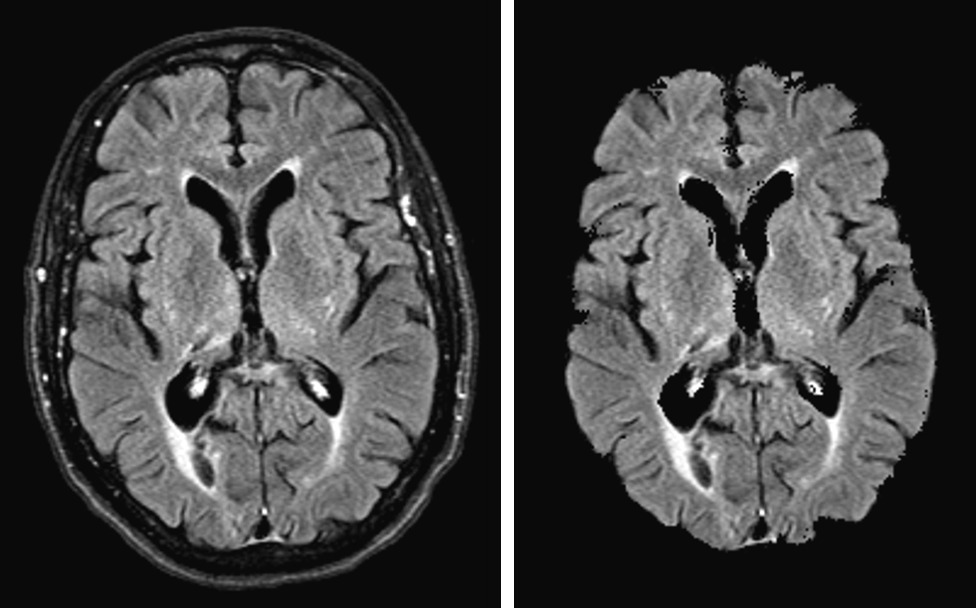
#> input picture images/292f9962-1146-42ec-815a-65173fb994de.jpg, 976 x 608 px
$ python -i imageProcessing.py   (imports and definitions only)
#> lines starting #> are read from the running program, lines starting #| are printed output that depends on the picture; after the words box and inside, x2 and y2 are one past the last pixel; in counts of white or black regions, pixels touching at a corner belong together
#> further down, picture is the input picture: shape (608, 976, 3); min 0, max 255, mean 66.3
# [4 lines of commented-out code are left out]
from cv2 import *
import numpy as np
from base64 import b64encode
from os.path import isdir, join
from PIL import Image
from src import app


def Resize(img):
    # image = np.asarray(img)
    resized_Img = cv2.resize(img, (208, 176), interpolation=cv2.INTER_LINEAR)
    return resized_Img


def Normalization(img):
    norm_img = np.zeros((800, 800))
    normalize_img = cv2.normalize(img, norm_img, 0, 255, cv2.NORM_MINMAX)
    return normalize_img


def extraction(Brain_Image):
    # final_image = plt.imshow(Brain_Image, cmap="gray")
    # final_image = plt.show()
    # print(type(Brain_Image))
    Brain_Image = np.asarray(Brain_Image)
    gray = cv2.cvtColor(Brain_Image, cv2.COLOR_BGR2GRAY)
    ret, thresh = cv2.threshold(gray, 0, 255, cv2.THRESH_OTSU)
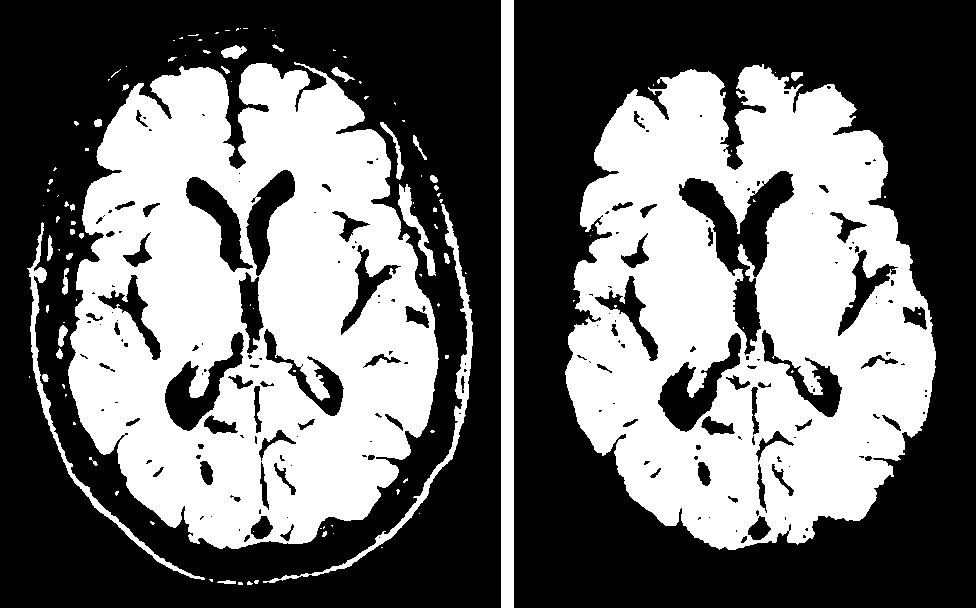
#> thresh: shape (608, 976); 42.9% white; 115 white regions (82 under 20 px), largest, box (x1, y1, x2, y2) and area: (68, 62, 439, 549) 121125, (565, 64, 936, 550) 116967, (501, 0, 514, 608) 7904
#> ret = 74
    ret, markers = cv2.connectedComponents(thresh)
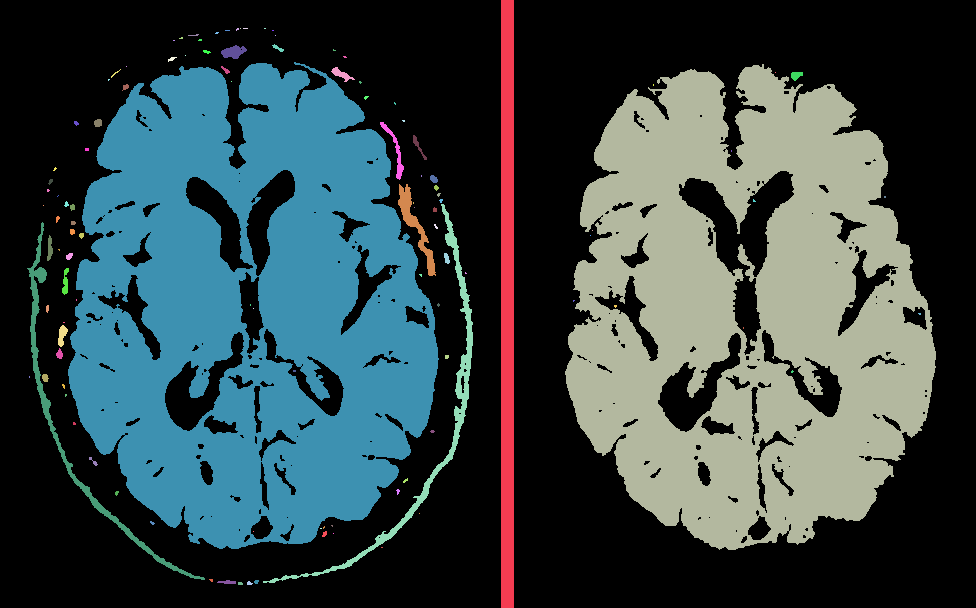
#> markers: shape (608, 976) int32; 116 distinct labels, from 0 to 115; one colour per label, 0 black
#> ret = 116
    #Get the area taken by each component. Ignore label 0 since this is the background.
    marker_area = [
        np.sum(markers == m) for m in range(np.max(markers)) if m != 0
    ]
#> marker_area = 114 values, max 121125 at index 20, min 1 at index 2, mean 2230.8
    #Get label of largest component by area
    largest_component = np.argmax(
        marker_area) + 1  #Add 1 since we dropped zero above
#> largest_component = 21
    #Get pixels which correspond to the brain
    brain_mask = markers == largest_component
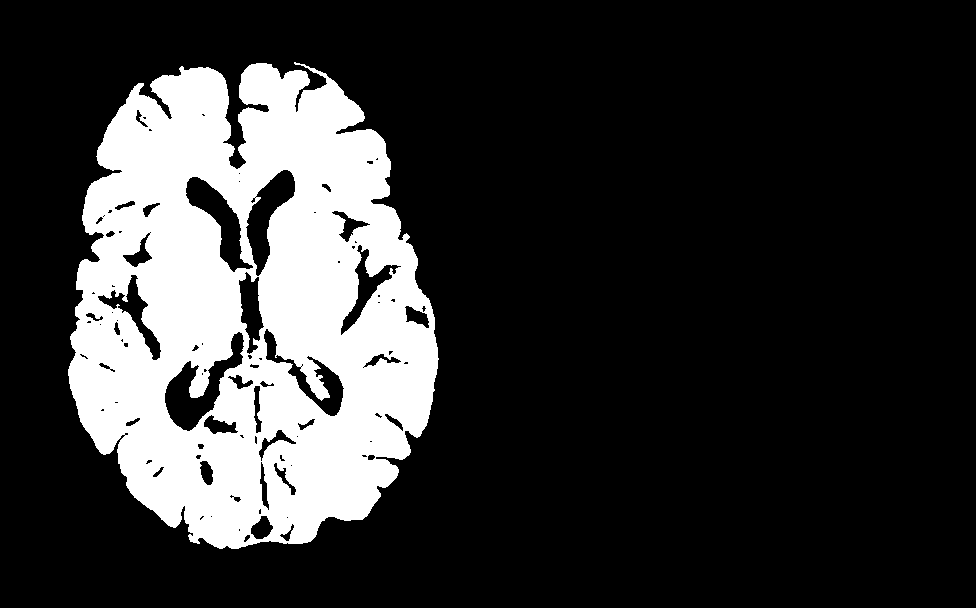
#> brain_mask: shape (608, 976) bool; 20.4% white; 1 white region, box (x1, y1, x2, y2) and area: (68, 62, 439, 549) 121125
    brain_out = Brain_Image.copy()
    #In a copy of the original image, clear those pixels that don't correspond to the brain
    brain_out[brain_mask == False] = (0, 0, 0)
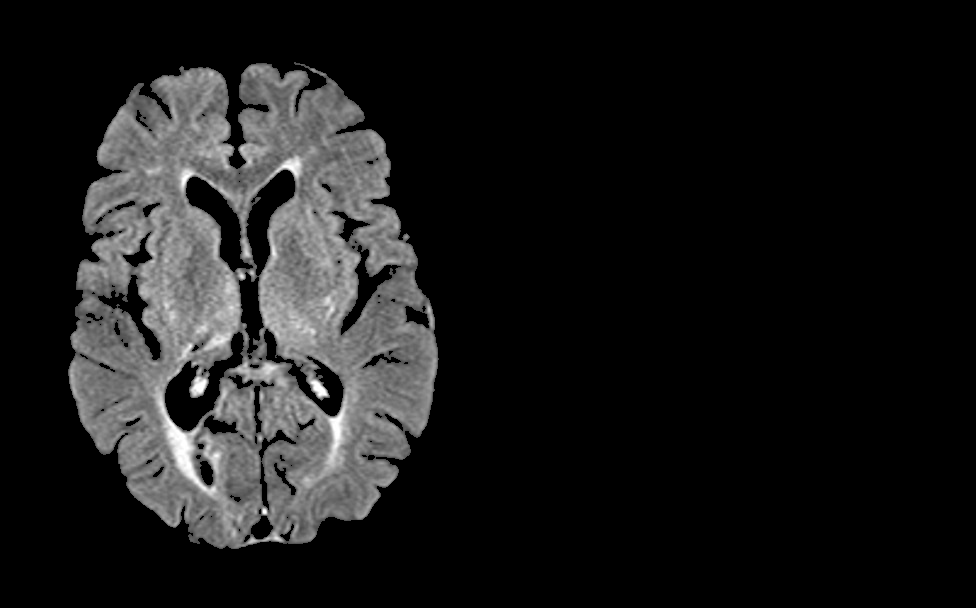
#> brain_out: shape (608, 976, 3); min 0, max 255, mean 26.3
    return brain_out


def Enhancement(en_img):
    #en_img=np.asarray(en_img)
    ret, enhancedImage = cv2.threshold(en_img, 130, 255, cv2.THRESH_TOZERO)
    return enhancedImage


def imageProcessing(inputImagePath, inputFileName):
    img_brain = cv2.imread(inputImagePath)
    Resized_image = Resize(img_brain)
    Normalized_image = Normalization(Resized_image)
    brain_extracted_img = extraction(Normalized_image)
    enhanced_brain_img = Enhancement(brain_extracted_img)

    # extrated saving and decodeing
    brain_extracted_img_File = Image.fromarray(brain_extracted_img)
    brain_extracted_img_Path = join(app.config['UPLOAD_FOLDER'],
                                    "extraction_" + inputFileName)
    brain_extracted_img_File.save(brain_extracted_img_Path)
    # encoded_extration_image = get_response_image(brain_extracted_img_Path)

    # enhanced saving and decodeing
    enhanced_brain_img_File = Image.fromarray(enhanced_brain_img)
    brain_enhanced_img_Path = join(app.config['UPLOAD_FOLDER'],
                                   "enhanced_" + inputFileName)
    enhanced_brain_img_File.save(brain_enhanced_img_Path)
    # encoded_enhanced_image = get_response_image(brain_enhanced_img_Path)

    return brain_extracted_img_Path, brain_enhanced_img_Path

>>> import cv2
>>> picture = cv2.imread('../../images/292f9962-1146-42ec-815a-65173fb994de.jpg')
>>> result = extraction(picture)
